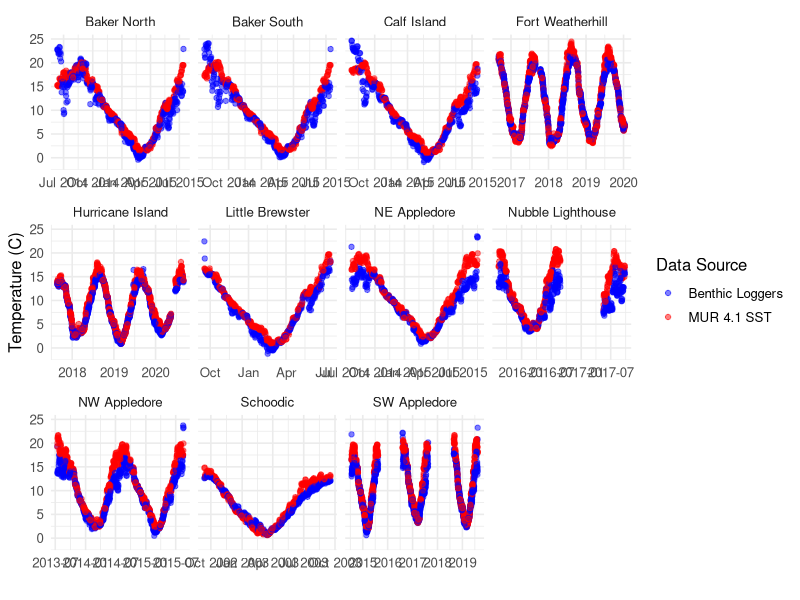
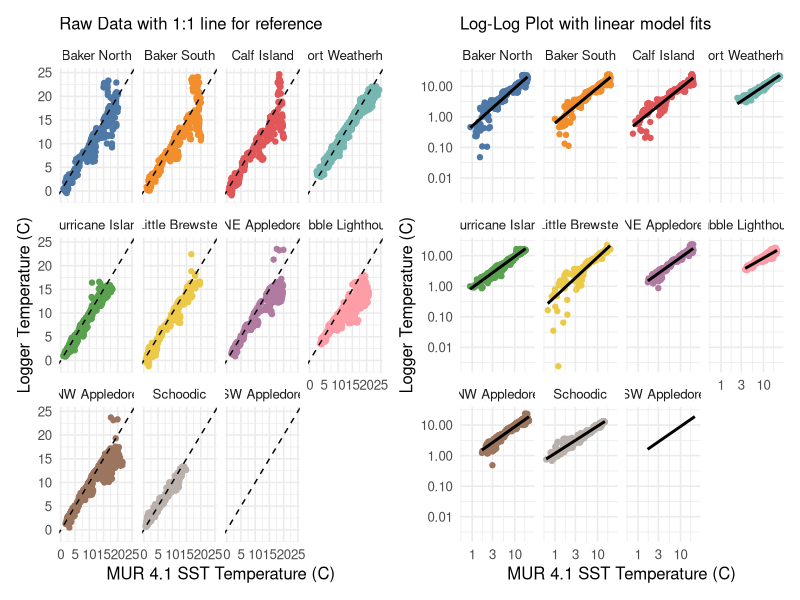
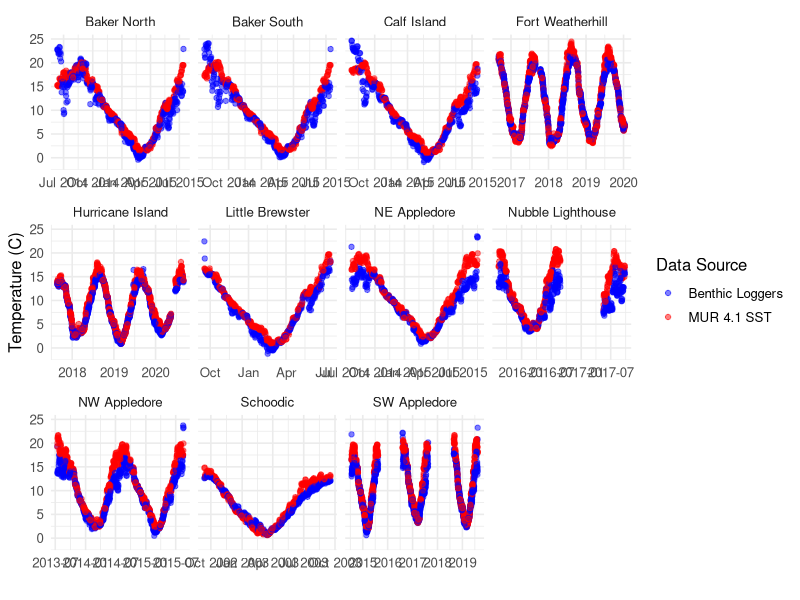

Here is the R script that generated these plots, in order:
#' ---------------------------------------------------
#' Visualize MUR and Logger Fits
#' ---------------------------------------------------

library(readr)
library(ggplot2); theme_set(theme_minimal(base_size = 12)) #for viz
library(patchwork)
library(dplyr)

joined_dat <- read_csv("derived_data/joined_calibration_mur_data.csv")



linear_nofit <- ggplot(joined_dat,
                  aes(x = temp_c_mur, y = temp_c_logger,
                      color = site)) +
  facet_wrap(vars(site)) +
  geom_point() +
  labs(color = "", y = "Logger Temperature (C)",
       x = "MUR 4.1 SST Temperature (C)",
       subtitle = "Raw Data with 1:1 line for reference") +
  ggthemes::scale_color_tableau(guide = "none") +
  geom_abline(slope = 1, intercept = 0, lty = 2)

log_fit <- ggplot(joined_dat,
       aes(x = temp_c_mur, y = temp_c_logger,
           color = site)) +
  facet_wrap(vars(site)) +
  geom_point() +
  scale_x_log10() +
  scale_y_log10() +
  labs(color = "", y = "Logger Temperature (C)",
       x = "MUR 4.1 SST Temperature (C)",
       subtitle = "Log-Log Plot with linear model fits") +
  ggthemes::scale_color_tableau(guide = "none") +
  stat_smooth(color = "black", method = "lm")


combined_plot <- linear_nofit + log_fit + plot_layout(guides = "collect")
ggsave("figures/calibration_plot.jpg", combined_plot, width = 12)


#### Show timeseries ####
joined_dat |>
  mutate(date = as.Date(paste(year, month, day, sep = "-"))) |>
  tidyr::pivot_longer(c(temp_c_logger, temp_c_mur),
                      values_to = "temp_c", names_to = "source") |>
  ggplot(aes(x = datetime, y = temp_c, color = source)) +
  geom_point(alpha = 0.5) +
  facet_wrap(vars(site), scale = "free_x") +
  scale_color_manual(values = c("blue", "red"),
                     labels = c("Benthic Loggers", "MUR 4.1 SST")) +
  labs(x = "", y = "Temperature (C)", color = "Data Source")
ggsave("figures/mur_calibration_timeseries.jpg")
